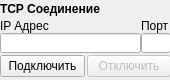
            <widget class="QWidget" name="TCPWidget" native="true">
             <property name="sizePolicy">
              <sizepolicy hsizetype="Maximum" vsizetype="MinimumExpanding">
               <horstretch>0</horstretch>
               <verstretch>0</verstretch>
              </sizepolicy>
             </property>
             <property name="minimumSize">
              <size>
               <width>170</width>
               <height>80</height>
              </size>
             </property>
             <property name="maximumSize">
              <size>
               <width>170</width>
               <height>80</height>
              </size>
             </property>
             <widget class="QWidget" name="verticalLayoutWidget_6">
              <property name="geometry">
               <rect>
                <x>0</x>
                <y>0</y>
                <width>171</width>
                <height>81</height>
               </rect>
              </property>
              <layout class="QVBoxLayout" name="TCPLayout">
               <property name="spacing">
                <number>0</number>
               </property>
               <item>
                <widget class="QLabel" name="label_13">
                 <property name="sizePolicy">
                  <sizepolicy hsizetype="Maximum" vsizetype="Maximum">
                   <horstretch>0</horstretch>
                   <verstretch>0</verstretch>
                  </sizepolicy>
                 </property>
                 <property name="font">
                  <font>
                   <weight>75</weight>
                   <bold>true</bold>
                  </font>
                 </property>
                 <property name="text">
                  <string>TCP Соединение</string>
                 </property>
                </widget>
               </item>
               <item>
                <layout class="QHBoxLayout" name="horizontalLayout_10">
                 <property name="spacing">
                  <number>0</number>
                 </property>
                 <item>
                  <layout class="QVBoxLayout" name="verticalLayout_10">
                   <property name="spacing">
                    <number>0</number>
                   </property>
                   <item>
                    <widget class="QLabel" name="label_14">
                     <property name="sizePolicy">
                      <sizepolicy hsizetype="Minimum" vsizetype="Maximum">
                       <horstretch>0</horstretch>
                       <verstretch>0</verstretch>
                      </sizepolicy>
                     </property>
                     <property name="maximumSize">
                      <size>
                       <width>16777215</width>
                       <height>15</height>
                      </size>
                     </property>
                     <property name="text">
                      <string>IP Адрес</string>
                     </property>
                    </widget>
                   </item>
                   <item>
                    <widget class="QLineEdit" name="IPInput">
                     <property name="sizePolicy">
                      <sizepolicy hsizetype="MinimumExpanding" vsizetype="Maximum">
                       <horstretch>0</horstretch>
                       <verstretch>0</verstretch>
                      </sizepolicy>
                     </property>
                     <property name="maximumSize">
                      <size>
                       <width>16777215</width>
                       <height>20</height>
                      </size>
                     </property>
                    </widget>
                   </item>
                  </layout>
                 </item>
                 <item>
                  <layout class="QVBoxLayout" name="verticalLayout_11">
                   <property name="spacing">
                    <number>0</number>
                   </property>
                   <item>
                    <widget class="QLabel" name="label_15">
                     <property name="sizePolicy">
                      <sizepolicy hsizetype="Maximum" vsizetype="Maximum">
                       <horstretch>0</horstretch>
                       <verstretch>0</verstretch>
                      </sizepolicy>
                     </property>
                     <property name="maximumSize">
                      <size>
                       <width>16777215</width>
                       <height>15</height>
                      </size>
                     </property>
                     <property name="text">
                      <string>Порт</string>
                     </property>
                    </widget>
                   </item>
                   <item>
                    <widget class="QLineEdit" name="PORTInput">
                     <property name="sizePolicy">
                      <sizepolicy hsizetype="Fixed" vsizetype="Maximum">
                       <horstretch>0</horstretch>
                       <verstretch>0</verstretch>
                      </sizepolicy>
                     </property>
                     <property name="maximumSize">
                      <size>
                       <width>30</width>
                       <height>20</height>
                      </size>
                     </property>
                     <property name="text">
                      <string/>
                     </property>
                    </widget>
                   </item>
                  </layout>
                 </item>
                </layout>
               </item>
               <item>
                <layout class="QHBoxLayout" name="horizontalLayout_12">
                 <property name="spacing">
                  <number>2</number>
                 </property>
                 <item>
                  <widget class="QPushButton" name="TCPConnect">
                   <property name="enabled">
                    <bool>true</bool>
                   </property>
                   <property name="text">
                    <string>Подключить</string>
                   </property>
                  </widget>
                 </item>
                 <item>
                  <widget class="QPushButton" name="TCPDisconnect">
                   <property name="enabled">
                    <bool>false</bool>
                   </property>
                   <property name="text">
                    <string>Отключить</string>
                   </property>
                  </widget>
                 </item>
                </layout>
               </item>
              </layout>
             </widget>
            </widget>
